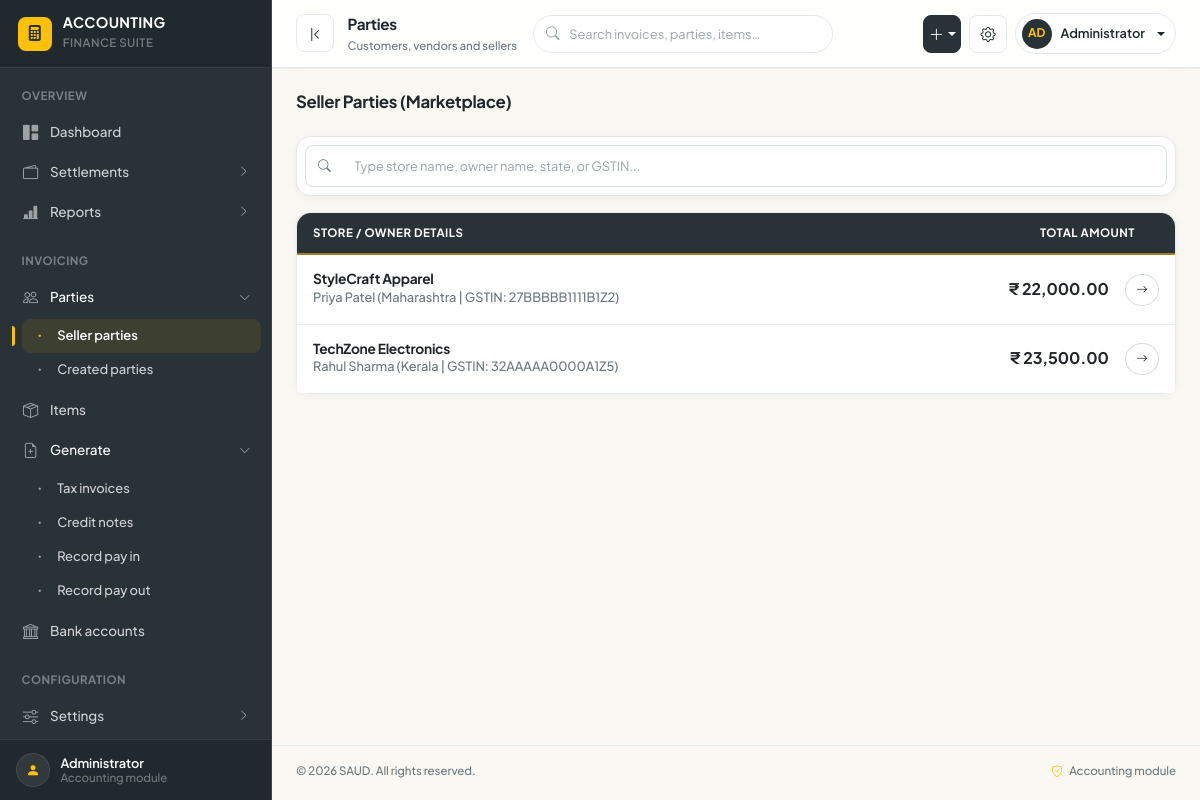
Screenshot of /public/parties/sellers with the database file from the repository.
### tables this page shows
CREATE TABLE `mock_sellers` (
  `seller_id` int(10) UNSIGNED NOT NULL,
  `store_name` varchar(150) NOT NULL,
  `owner_name` varchar(150) NOT NULL,
  `email` varchar(100) NOT NULL,
  `phone` varchar(25) NOT NULL,
  `gstin` varchar(20) DEFAULT NULL,
  `state` varchar(50) NOT NULL,
  `commission_rate` decimal(5,2) DEFAULT 10.00,
  `created_at` datetime DEFAULT current_timestamp()
);

CREATE TABLE `acc_currencies` (
  `currency_id` int(10) UNSIGNED NOT NULL,
  `currency_code` varchar(10) NOT NULL,
  `currency_name` varchar(50) NOT NULL,
  `symbol` varchar(10) NOT NULL,
  `exchange_rate` decimal(12,4) DEFAULT 1.0000,
  `is_default` tinyint(1) DEFAULT 0,
  `status` tinyint(1) DEFAULT 1,
  `created_at` datetime DEFAULT current_timestamp()
);

### app/core/Controller.php (called while the page is built, shortened)
<?php
class Controller {
    public function view($view, $data = []) {
        extract($data);
        require_once '../app/views/layouts/header.php';
        require_once '../app/views/layouts/sidebar.php';
        require_once '../app/views/' . $view . '.php';
        require_once '../app/views/layouts/footer.php';
    }
}

### app/controllers/PartiesController.php (called while the page is built, shortened)
<?php
class PartiesController extends Controller {
    public function sellers() {
        $partyModel = $this->model('Party');
        $sellers = $partyModel->getAllMarketplaceSellers();
        $this->view('parties/sellers', ['sellers' => $sellers]);
    }
}

### app/core/Router.php (called while the page is built, shortened)
<?php
class Router {
    protected $method = 'index';
    public function __construct() {
        $url = $this->parseUrl();
        if (isset($url[0])) {
            $formatted = str_replace(' ', '', ucwords(str_replace(['-', '_'], ' ', $url[0])));
            $controllerName = ucfirst($formatted) . 'Controller';
            if (file_exists('../app/controllers/' . $controllerName . '.php')) {
                unset($url[0]);
            } elseif (file_exists('../app/controllers/' . ucfirst($url[0]) . 'Controller.php')) {
                $this->controller = ucfirst($url[0]) . 'Controller';
                unset($url[0]);
            }
        }
        $this->controller = new $this->controller;
        if (isset($url[1])) {
            $methodClean = strtok($url[1], '?');
            if (method_exists($this->controller, $methodClean)) {
                $this->method = $methodClean;
                unset($url[1]);
            }
        }
        $this->params = $url ? array_values($url) : [];
        call_user_func_array([$this->controller, $this->method], $this->params);
    }
    private function parseUrl() {
        if (isset($_GET['url'])) {
            $cleanUrl = strtok($_GET['url'], '?');
            return explode('/', filter_var(rtrim($cleanUrl, '/'), FILTER_SANITIZE_URL));
        }
        return [];
    }
}

### public/index.php (called while the page is built, shortened)
<?php
require_once '../app/core/Currency.php';
require_once '../app/core/Controller.php';
require_once '../app/core/Router.php';
date_default_timezone_set(app_timezone());
$app = new Router();

### app/models/Party.php (called while the page is built, shortened)
<?php
class Party extends Model {
    public function getAllMarketplaceSellers() {
        $db = $this->getDb();
        $sql = "SELECT
                    s.seller_id,
                    s.store_name,
                    s.owner_name,
                    s.gstin,
                    s.state,
                    COALESCE(SUM(o.gross_amount), 0) as total_amount
                FROM mock_sellers s
                LEFT JOIN mock_orders o ON s.seller_id = o.seller_id AND o.order_status = 'Completed'
                GROUP BY s.seller_id
                ORDER BY s.store_name ASC";
        return $db->query($sql)->fetchAll();
    }
}

### app/core/Currency.php (called while the page is built, shortened)
<?php
function app_settings_map() {
    static $settings = null;
    if ($settings !== null) return $settings;
    $settings = [];
    try {
        $db = (new Model())->getDb();
        foreach ($db->query("SELECT setting_key, setting_value FROM acc_settings")->fetchAll() as $r) {
            $settings[$r['setting_key']] = $r['setting_value'];
        }
    } catch (Exception $e) { $settings = []; }
    return $settings;
}
function app_currency() {
    static $currency = null;
    if ($currency !== null) return $currency;
    $currency = ['currency_code' => 'INR', 'currency_name' => 'Indian Rupee', 'symbol' => "\u{20B9}", 'exchange_rate' => 1];
    try {
        $db = (new Model())->getDb();
        $settings = app_settings_map();
        $code = trim($settings['default_currency'] ?? '');
        if ($code !== '') {
            $stmt = $db->prepare("SELECT * FROM acc_currencies WHERE currency_code = ? AND status = 1 LIMIT 1");
            $stmt->execute([$code]);
            $row = $stmt->fetch();
            if ($row) { $currency = $row; return $currency; }
        }
    } catch (Exception $e) {  }
    return $currency;
}
function cur_symbol() { $c = app_currency(); return $c['symbol'] ?: ($c['currency_code'] ?? ''); }
function app_timezone() {
    static $tz = null;
    $settings = app_settings_map();
    $configured = trim($settings['timezone'] ?? '');
    if ($configured !== '' && in_array($configured, timezone_identifiers_list(), true)) {
        $tz = $configured;
    } else {
        $tz = 'Asia/Kolkata';
    }
    return $tz;
}

### app/views/parties/sellers.php (the view, shortened to what this page needs)
<div class="d-flex justify-content-between align-items-center mb-3">
    <h4 class="fw-bold">Seller Parties (Marketplace)</h4>
</div>
<div class="card shadow-sm border-0 mb-3">
    <div class="card-body p-2">
        <div class="input-group">
            <span class="input-group-text bg-white border-end-0"><i class="bi bi-search text-muted"></i></span>
            <input type="text" id="sellerSearchInput" class="form-control border-start-0" placeholder="Type store name, owner name, state, or GSTIN..." autocomplete="off">
        </div>
    </div>
</div>
<div class="card shadow-sm border-0">
    <div class="card-header list-head d-flex justify-content-between align-items-center">
        <span class="list-head-label">Store / Owner Details</span>
        <span class="list-head-label me-4">Total Amount</span>
    </div>
    <div class="list-group list-group-flush" id="sellersListGroup">
        <?php if (empty($sellers)): ?>
            <div class="p-4 text-center text-muted" id="noSellerMessage">No marketplace sellers found.</div>
        <?php else: ?>
            <?php foreach ($sellers as $s): ?>
                <a href="<?php echo APP_URL; ?>/parties/sellerView/<?php echo $s['seller_id']; ?>" class="list-group-item list-group-item-action d-flex justify-content-between align-items-center py-3">
                    <div>
                        <h6 class="mb-0 fw-bold text-dark"><?php echo htmlspecialchars($s['store_name']); ?></h6>
                        <small class="text-muted">
                            <?php echo htmlspecialchars($s['owner_name']); ?> (<?php echo htmlspecialchars($s['state']); ?><?php echo !empty($s['gstin']) ? ' | GSTIN: ' . htmlspecialchars($s['gstin']) : ''; ?>)
                        </small>
                    </div>
                    <div class="d-flex align-items-center">
                        <span class="fw-bold fs-6 text-dark me-3"><?php echo cur_symbol(); ?> <?php echo number_format($s['total_amount'], 2); ?></span>
                        <span class="btn btn-sm btn-outline-primary rounded-circle"><i class="bi bi-arrow-right"></i></span>
                    </div>
                </a>
            <?php endforeach; ?>
        <?php endif; ?>
    </div>
</div>

### public/css/app.css (style rules this page uses)
*, *::before, *::after { box-sizing: border-box; }
html { scroll-behavior: smooth; }
body { margin: 0; background-color: var(--ui-body-bg); color: var(--ui-text); font-family: var(--ui-font-body); font-size: var(--ui-font-size); font-weight: var(--ui-font-weight); line-height: var(--ui-line-height); letter-spacing: -0.005em; -webkit-font-smoothing: antialiased; }
h1, h2, h3, h4, h5, h6, .h1, .h2, .h3, .h4, .h5, .h6 { font-family: var(--ui-font-heading); font-weight: var(--ui-heading-weight); letter-spacing: var(--ui-heading-tracking); color: var(--ui-text); }
h4, .h4 { font-size: 1.05rem; }
h6, .h6 { font-size: 0.86rem; }
a { color: var(--ui-dark); text-decoration: none; transition: color var(--ui-transition), background-color var(--ui-transition), border-color var(--ui-transition); }
small, .small { font-size: var(--ui-font-size-sm); }
.card { border: var(--ui-border-width) solid var(--ui-card-border) !important; border-radius: var(--ui-card-radius) !important; background-color: var(--ui-card-bg) !important; box-shadow: var(--ui-card-shadow) !important; }
.card-body { padding: var(--ui-card-padding); }
.card-header, .card-footer { padding: .9rem var(--ui-card-padding); background-color: var(--ui-card-header-bg) !important; border-color: var(--ui-card-border) !important; font-weight: var(--ui-font-weight-medium); }
.card-header:first-child { border-radius: var(--ui-card-radius) var(--ui-card-radius) 0 0 !important; }
.btn { --bs-btn-focus-box-shadow: var(--ui-shadow-focus); min-height: var(--ui-btn-height); display: inline-flex; align-items: center; justify-content: center; gap: .4rem; padding: var(--ui-btn-padding); border-radius: var(--ui-btn-radius); font-family: inherit; font-size: var(--ui-btn-font-size); font-weight: var(--ui-btn-font-weight); line-height: 1.2; box-shadow: none; transition: all var(--ui-transition); }
.btn-outline-primary, .btn-outline-dark, .btn-outline-secondary { background-color: transparent !important; border-color: var(--ui-border-strong) !important; color: var(--ui-text) !important; }
.btn-sm { min-height: 32px; padding: .3rem .65rem; font-size: var(--ui-font-size-xs); border-radius: var(--ui-radius-xs); }
.form-control, .form-select { min-height: var(--ui-input-height); padding: var(--ui-input-padding); border: var(--ui-border-width) solid var(--ui-input-border); border-radius: var(--ui-input-radius); background-color: var(--ui-input-bg); color: var(--ui-text); font-family: inherit; font-size: var(--ui-font-size-sm); box-shadow: none; transition: border-color var(--ui-transition), box-shadow var(--ui-transition); }
.form-control::placeholder { color: var(--ui-input-placeholder); }
.input-group-text { min-height: var(--ui-input-height); border: var(--ui-border-width) solid var(--ui-input-border); border-radius: var(--ui-input-radius); background-color: var(--ui-surface-2); color: var(--ui-text-muted); font-size: var(--ui-font-size-sm); }
.input-group > .form-control:not(:last-child), .input-group > .form-select:not(:last-child), .input-group > .input-group-text:not(:last-child) { border-top-right-radius: 0; border-bottom-right-radius: 0; }
.input-group > .form-control:not(:first-child), .input-group > .form-select:not(:first-child), .input-group > .input-group-text:not(:first-child) { border-top-left-radius: 0; border-bottom-left-radius: 0; }
.text-muted { color: var(--ui-text-muted) !important; }
.bg-white, .bg-light { background-color: var(--ui-surface) !important; }
.list-group-item { border-color: var(--ui-border); font-size: var(--ui-font-size-sm); }
.shadow-sm { box-shadow: var(--ui-shadow-sm) !important; }
.border, .border-0 { border-color: var(--ui-border) !important; }
.list-head { background-color: var(--ui-table-head-bg) !important; border-bottom: 2px solid var(--ui-table-head-underline) !important; padding: .7rem var(--ui-table-cell-padding-x); }
.list-head-label { color: var(--ui-table-head-text) !important; font-size: var(--ui-table-head-size); font-weight: var(--ui-table-head-weight); letter-spacing: var(--ui-table-head-tracking); text-transform: uppercase; }

### rows the page displays
mock_sellers: store_name "StyleCraft Apparel", owner_name "Priya Patel", state "Maharashtra", gstin "27BBBBB1111B1Z2", acc_currencies.symbol "₹", total_amount "22,000.00"
mock_sellers: store_name "TechZone Electronics", owner_name "Rahul Sharma", state "Kerala", gstin "32AAAAA0000A1Z5", total_amount "23,500.00"
acc_currencies: symbol "₹"

### other values shown
ui('brand-name') "ACCOUNTING"
ui('brand-tagline') "FINANCE SUITE"
$ui_page_title "Parties"
$ui_page_subtitle "Customers, vendors and sellers"
